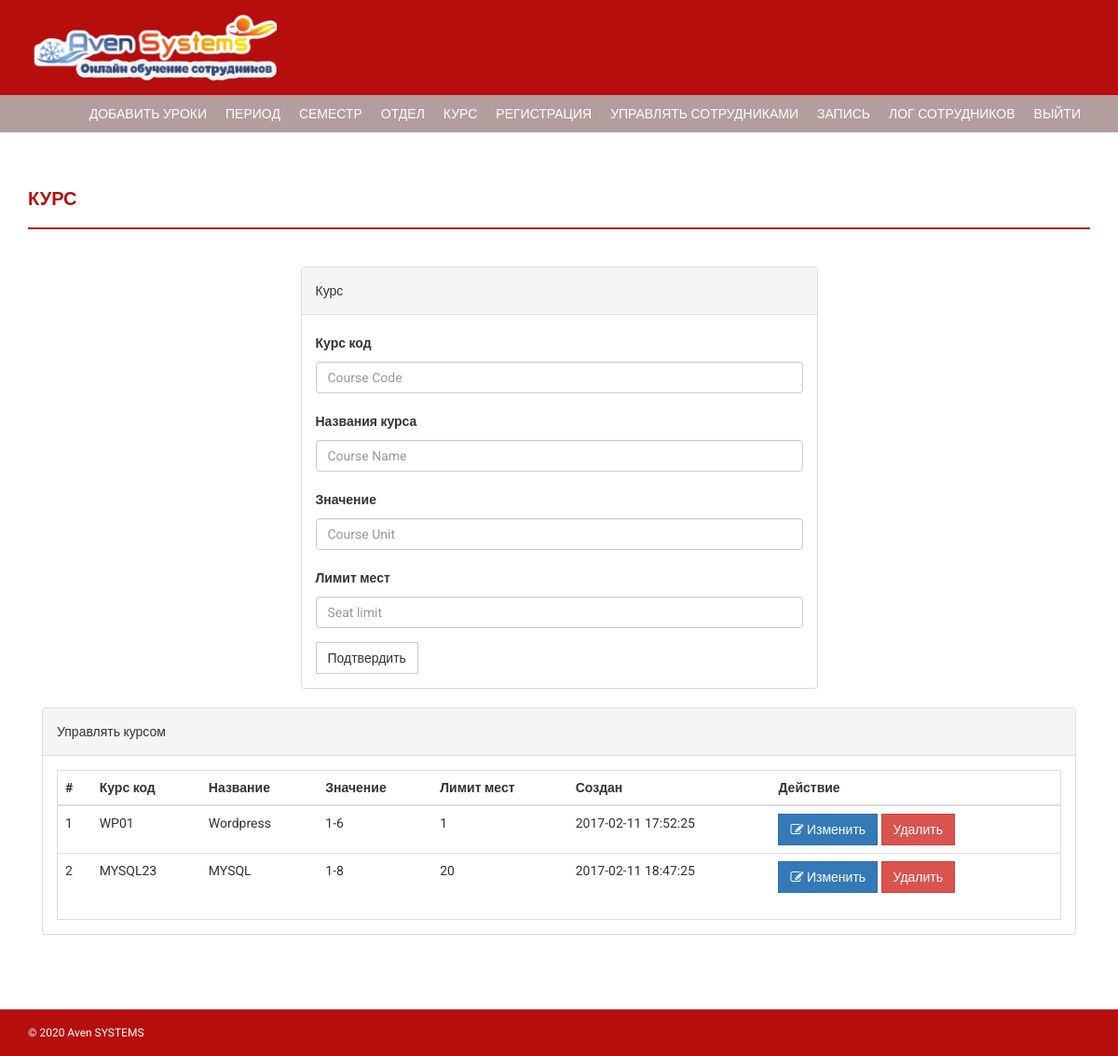
/onlinecourse/admin/course.php (signed in), run on the app's committed database.
### tables this page shows
CREATE TABLE `course` (
  `id` int(11) NOT NULL,
  `courseCode` varchar(255) DEFAULT NULL,
  `courseName` varchar(255) DEFAULT NULL,
  `courseUnit` varchar(255) DEFAULT NULL,
  `noofSeats` int(11) DEFAULT NULL,
  `creationDate` timestamp NULL DEFAULT CURRENT_TIMESTAMP,
  `updationDate` varchar(255) DEFAULT NULL
);

### onlinecourse/admin/course.php (the view, shortened to what this page needs)
<?php
if(strlen($_SESSION['alogin'])==0)
    {
header('location:index.php');
}
else{
?>
<!DOCTYPE html>
<html xmlns="http://www.w3.org/1999/xhtml">
<head>
    <link href="assets/css/bootstrap.css" rel="stylesheet" />
    <link href="assets/css/font-awesome.css" rel="stylesheet" />
    <link href="assets/css/style.css" rel="stylesheet" />
</head>
<body>
<?php include('includes/header.php');?>
<?php if($_SESSION['alogin']!="")
{
 include('includes/menubar.php');
}
 ?>
    <div class="content-wrapper">
        <div class="container">
              <div class="row">
                    <div class="col-md-12">
                        <h1 class="page-head-line">Курс  </h1>
                    </div>
                </div>
                <div class="row" >
                  <div class="col-md-3"></div>
                    <div class="col-md-6">
                        <div class="panel panel-default">
                        <div class="panel-heading">
                           Курс
                        </div>
                        <div class="panel-body">
                       <form name="dept" method="post">
   <div class="form-group">
    <label for="coursecode">Курс код  </label>
    <input type="text" class="form-control" id="coursecode" name="coursecode" placeholder="Course Code" required />
  </div>
 <div class="form-group">
    <label for="coursename">Названия курса  </label>
    <input type="text" class="form-control" id="coursename" name="coursename" placeholder="Course Name" required />
  </div>
<div class="form-group">
    <label for="courseunit">Значение  </label>
    <input type="text" class="form-control" id="courseunit" name="courseunit" placeholder="Course Unit" required />
  </div>
<div class="form-group">
    <label for="seatlimit">Лимит мест  </label>
    <input type="text" class="form-control" id="seatlimit" name="seatlimit" placeholder="Seat limit" required />
  </div>
 <button type="submit" name="submit" class="btn btn-default">Подтвердить</button>
</form>
                            </div>
                            </div>
                    </div>
                </div>
                <div class="col-md-12">
                    <div class="panel panel-default">
                        <div class="panel-heading">
                            Управлять курсом
                        </div>
                        <div class="panel-body">
                            <div class="table-responsive table-bordered">
                                <table class="table">
                                    <thead>
                                        <tr>
                                            <th>#</th>
                                            <th>Курс код</th>
                                            <th>Название</th>
                                            <th>Значение</th>
                                            <th>Лимит мест</th>
                                             <th>Создан </th>
                                             <th>Действие</th>
                                        </tr>
                                    </thead>
                                    <tbody>
<?php
$sql=mysqli_query($con,"select * from course");
$cnt=1;
while($row=mysqli_fetch_array($sql))
{
?>
                                        <tr>
                                            <td><?php echo $cnt;?></td>
                                            <td><?php echo htmlentities($row['courseCode']);?></td>
                                            <td><?php echo htmlentities($row['courseName']);?></td>
                                            <td><?php echo htmlentities($row['courseUnit']);?></td>
                                             <td><?php echo htmlentities($row['noofSeats']);?></td>
                                            <td><?php echo htmlentities($row['creationDate']);?></td>
                                            <td>
                                            <a href="edit-course.php?id=<?php echo $row['id']?>">
<button class="btn btn-primary"><i class="fa fa-edit "></i> Изменить</button> </a>
  <a href="course.php?id=<?php echo $row['id']?>&del=delete" onClick="return confirm('Are you sure you want to delete?')">
                                            <button class="btn btn-danger">Удалить</button>
</a>
                                            </td>
                                        </tr>
<?php
$cnt++;
} ?>
                                    </tbody>
                                </table>
                            </div>
                        </div>
                    </div>
                </div>
            </div>
        </div>
  <?php include('includes/footer.php');?>
</body>
</html>
<?php } ?>

### onlinecourse/admin/assets/css/style.css (style rules this page uses)
body { font-family: 'Roboto', sans-serif; line-height: 30px; }
.content-wrapper { margin-top: 40px; min-height: 600px; padding-bottom: 60px; }
.page-head-line { font-weight: 900; padding-bottom: 20px; border-bottom: 2px solid #b60d0d; text-transform: uppercase; color: #b60d0d; font-size: 20px; margin-bottom: 40px; }
.btn { border-radius: 0px; -webkit-border-radius: 0px; -moz-border-radius: 0px; }

### data on the page
course: courseCode "WP01", courseName "Wordpress", courseUnit "1-6", noofSeats "1", creationDate "2017-02-11 17:52:25"
course: courseCode "MYSQL23", courseName "MYSQL", courseUnit "1-8", noofSeats "20", creationDate "2017-02-11 18:47:25"
